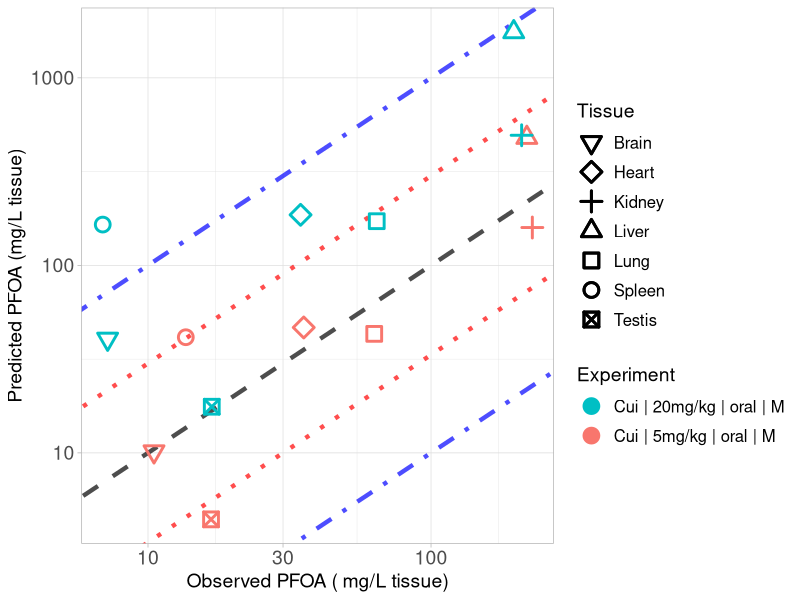

R code for this plot:
library(ggplot2)

#setwd("C:/Users/ptsir/Documents/GitHub/PFAS_PBK_models/PFOA inhalation Rat/Validation/Validation_results")
setwd("C:/Users/dpjio/Documents/GitHub/PFAS_PBK_models/PFOA inhalation Rat/Validation/Results of Scenarios Validation/Scenario_3")

# Load Results 
Cui_results <- read.csv("Cui_2008_results.csv", header = T)
Cui_low <- Cui_results[Cui_results$Dose == 5, ]
Cui_low$Experiment <- "Cui | 5mg/kg | oral | M"
Cui_high <- Cui_results[Cui_results$Dose == 20, ]
Cui_high$Experiment <- "Cui | 20mg/kg | oral | M"
# 
Tissue_markers <-  c(0:10,14)
names(Tissue_markers) <- c( "Lung",   "Spleen",  "Liver",   "Kidney", "Plasma", "Heart",
                            "Brain","Testis", "Stomach", "Intestines", "Carcass")

Experiment <- scales::hue_pal()(2)

names(Experiment) <- unique(c(Cui_low$Experiment, Cui_high$Experiment))



scatter_plot <- ggplot()+
  geom_abline(intercept = log10(1), slope = 1, linetype = "dashed", color = "black", linewidth = 1.5, alpha = 0.7) +  # Identity line in log10 scale
  geom_abline(intercept = log10(3), slope = 1, linetype = "dotted", color = "red", linewidth = 1.5, alpha = 0.7) +  # +3-fold error line
  geom_abline(intercept = log10(1/3), slope = 1, linetype = "dotted", color = "red", linewidth = 1.5, alpha = 0.7) +  # -3-fold error line
  geom_abline(intercept = log10(10), slope = 1, linetype = "dotdash", color = "blue", linewidth = 1.5, alpha = 0.7) +  # +10-fold error line
  geom_abline(intercept = log10(1/10), slope = 1, linetype = "dotdash", color = "blue", linewidth = 1.5, alpha = 0.7) +  # -10-fold error line
  geom_point(data = Cui_low, aes(x=Observed, y=Predicted, color = Experiment, shape = Tissue), size=4, stroke = 1.5)+
  geom_point(data = Cui_high, aes(x=Observed, y=Predicted, color = Experiment, shape = Tissue), size=4, stroke = 1.5)+
  scale_y_log10()+
  scale_x_log10()+
  scale_color_manual(values = Experiment)+
  theme(legend.spacing.y = unit(1, 'cm')) +
  guides(fill = guide_legend(byrow = TRUE))+
  scale_shape_manual(values = Tissue_markers)+
  theme_light()+
  labs(y = "Predicted PFOA (mg/L tissue)",
       x = "Observed PFOA ( mg/L tissue)")+
  theme(plot.title = element_text(hjust = 0.5),
        legend.key.size = unit(0.75, 'cm'),  
        legend.title = element_text(size=14),
        legend.text = element_text(size=12,  hjust = 0),
        axis.text = element_text(size = 14),
        axis.title = element_text(size = 14),
        )

#print(scatter_plot)

ggsave("validation_plot_PFOA_tissues.png", scatter_plot, width = 11, height = 7, units = "in", dpi = 300)
